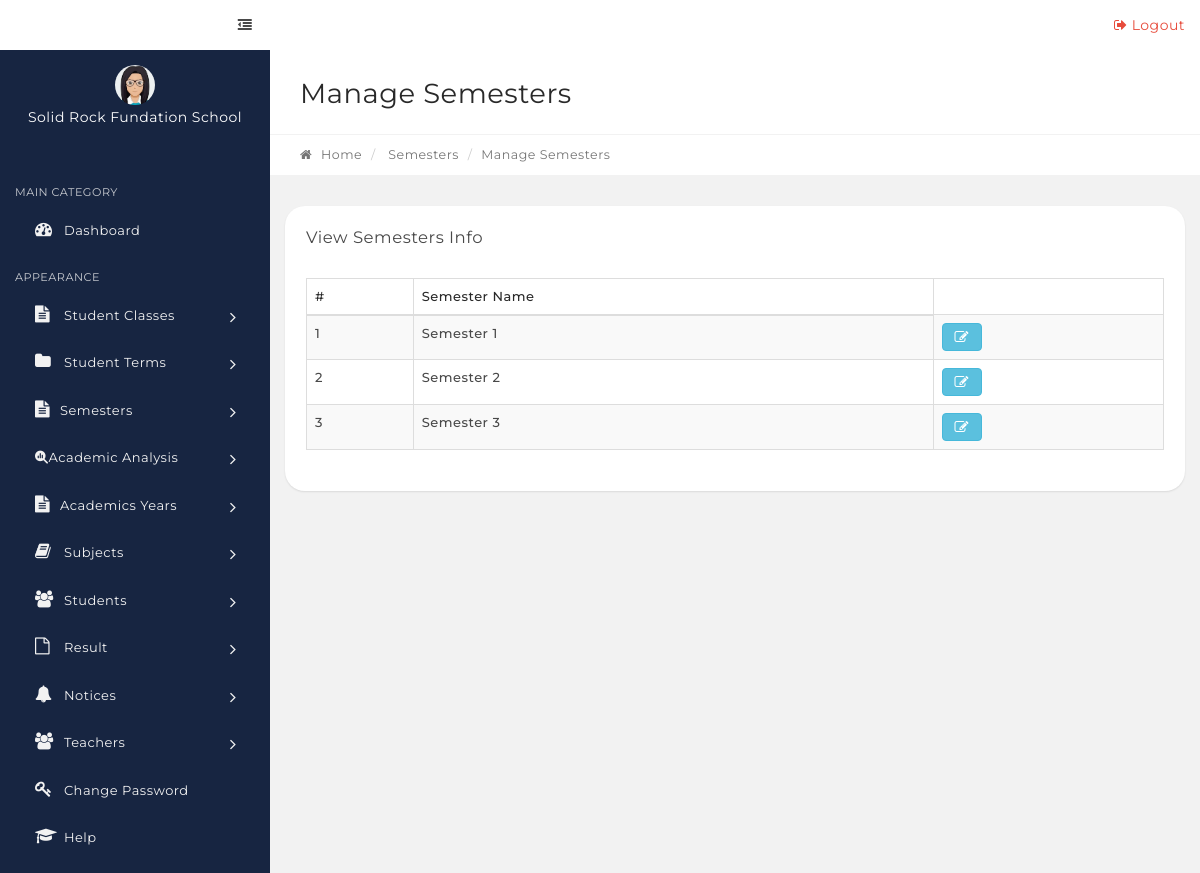
Screenshot of /srf/manage-semesters.php with the database file from the repository.
### tables this page shows
CREATE TABLE `tblsemesters` (
  `id` int(11) NOT NULL,
  `semester` varchar(20) NOT NULL,
  `Creationdate` timestamp NULL DEFAULT CURRENT_TIMESTAMP,
  `UpdationDate` timestamp NULL DEFAULT NULL
 );

### srf/manage-semesters.php (the view, shortened to what this page needs)
<?php
include('includes/config.php');
if(strlen($_SESSION['alogin'])=="")
    {
    header("Location: index.php");
    }
    else{
?>
<link rel="stylesheet" type="text/css" href="assets/js/DataTables/datatables.min.css"/>
   <?php include('includes/topbar.php');?>
            <div class="content-wrapper">
                <div class="content-container">
<?php include('includes/leftbar.php');?>
                    <div class="main-page">
                        <div class="container-fluid">
                            <div class="row page-title-div">
                                <div class="col-md-6">
                                    <h2 class="title">Manage Semesters</h2>
                                </div>
                            </div>
                            <div class="row breadcrumb-div">
                                <div class="col-md-6">
                                    <ul class="breadcrumb">
                                        <li><a href="dashboard.php"><i class="fa fa-home"></i> Home</a></li>
                                        <li> Semesters</li>
                                        <li class="active">Manage Semesters</li>
                                    </ul>
                                </div>
                            </div>
                        </div>
                        <section class="section">
                            <div class="container-fluid">
                                <div class="row">
                                    <div class="col-md-12">
                                        <div class="panel">
                                            <div class="panel-heading">
                                                <div class="panel-title">
                                                    <h5>View Semesters Info</h5>
                                                </div>
                                            </div>
                                            <div class="panel-body p-20">
                                                <table id="example" class="display table table-striped table-bordered" cellspacing="0" width="100%">
                                                    <thead>
                                                        <tr>
                                                            <th>#</th>
                                                            <th>Semester Name</th>
                                                        </tr>
                                                    </thead>
                                                    <tbody>
<?php $sql = "SELECT * from tblsemesters";
$query = $dbh->prepare($sql);
$query->execute();
$results=$query->fetchAll(PDO::FETCH_OBJ);
$cnt=1;
if($query->rowCount() > 0)
{
foreach($results as $result)
{   ?>
<tr>
 <td><?php echo htmlentities($cnt);?></td>
                                                            <td><?php echo htmlentities($result->semester);?></td>
<td>
<a href="edit-semester.php?semesterid=<?php echo htmlentities($result->id);?>" class="btn btn-info"><i class="fa fa-edit" title="Edit Record"></i> </a>
</td>
</tr>
<?php $cnt=$cnt+1;}} ?>
                                                    </tbody>
                                                </table>
                                            </div>
                                        </div>
                                    </div>
                                                </div>
                                            </div>
                                        </div>
                                    </div>
                                </div>
<?php include('includes/footer.php');?>
<?php } ?>

### rows the page displays
tblsemesters: semester "Semester 1"
tblsemesters: semester "Semester 2"
tblsemesters: semester "Semester 3"
